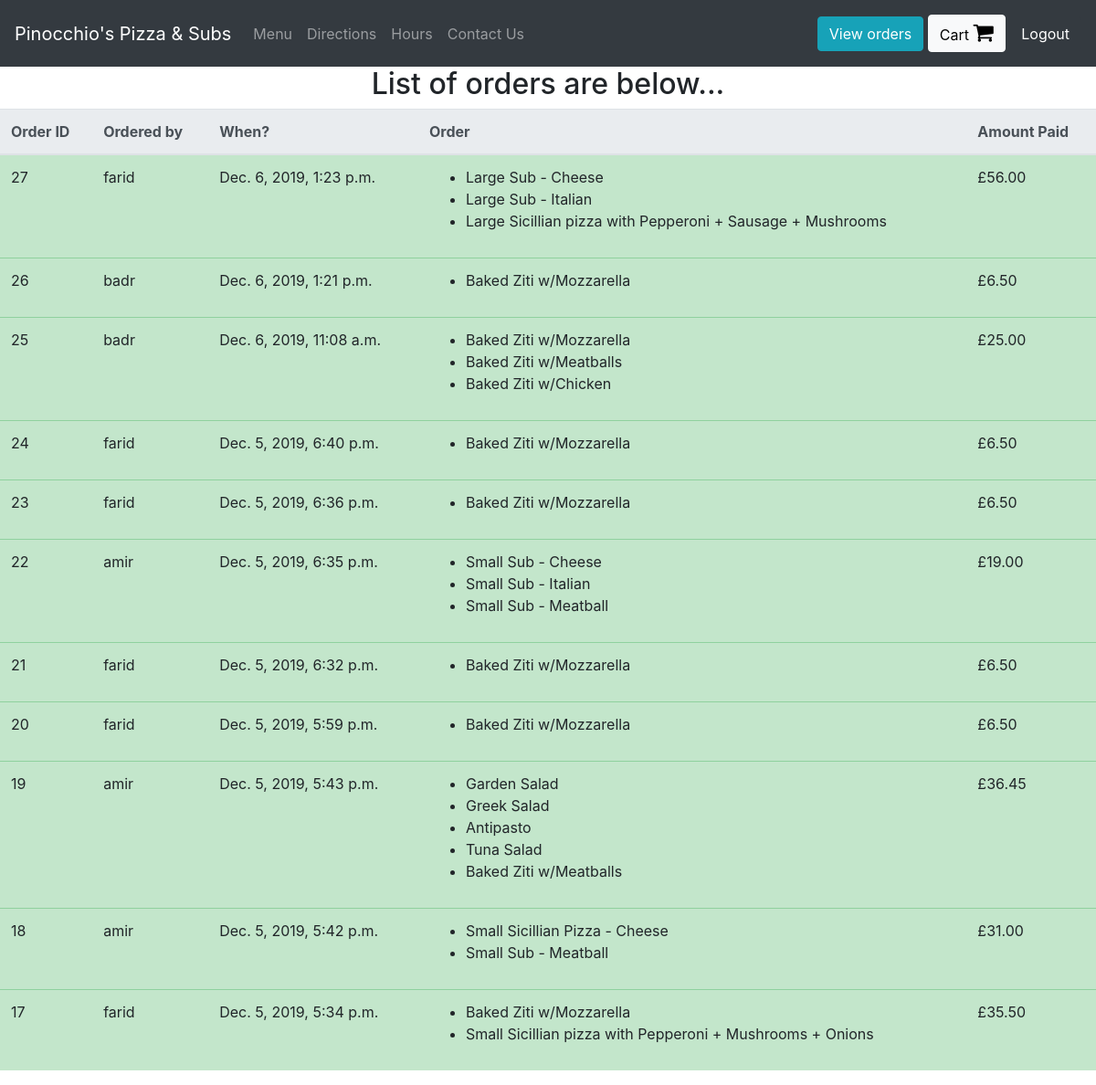
/view-orders (signed in), run on an earlier commit of the app's database.
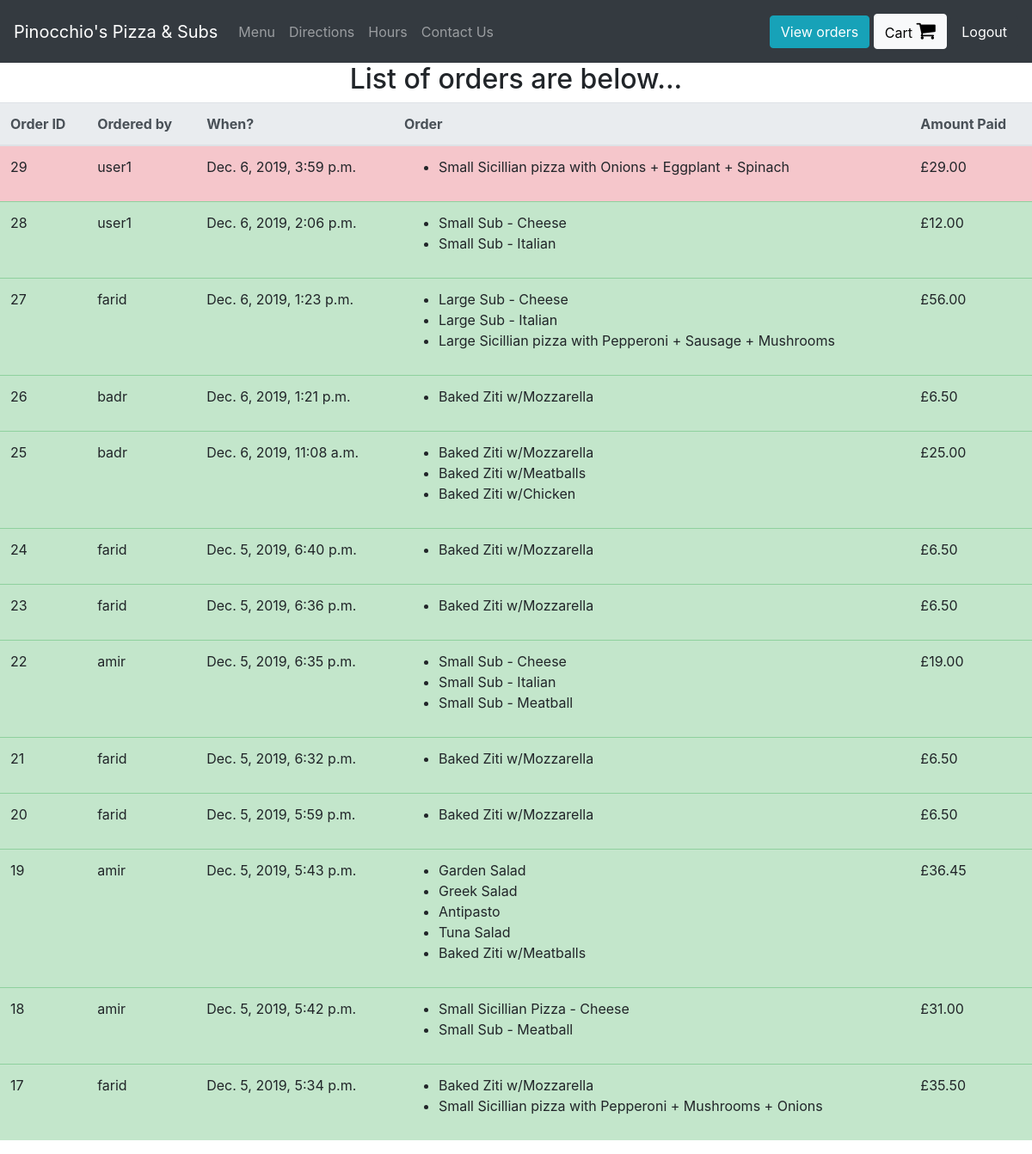
And on a later commit of the database.
### orders/models.py (models this page shows, shortened)
class UserOrder(models.Model):
    username = models.CharField(max_length=200) #who placed the order
    order = models.TextField() #this will be a string representation of the cart from localStorage
    price = models.DecimalField(max_digits=6, decimal_places=2) #how much was the order
    time_of_order  = models.DateTimeField(default=datetime.now, blank=True)
    delivered = models.BooleanField()

### orders/views.py (the view)
# urls.py: path("view-orders", views.view_orders, name="view_orders"),
def view_orders(request):
    if request.user.is_superuser:
        rows = UserOrder.objects.all().order_by('-time_of_order')
        return render(request, "orders/orders.html", context = {"rows":rows})
    else:
        rows = UserOrder.objects.all().filter(username = request.user.username).order_by('-time_of_order')
        return render(request, "orders/orders.html", context = {"rows":rows})

### orders/templatetags/custom_tags.py (called while the page is built)
@register.filter(name="format_cart")
def format_cart(value):
    return value[1:-1].split(",")

@register.filter(name="format_cart_item")
def format_cart_item(value):
    return value.replace("'","")

### orders/templates/orders/orders.html
{% extends 'orders/header.html' %}
{% load custom_tags %}
{% block content %}
<div class="container-fluid">
  <div class="row justify-content-center">
    {% if user.is_superuser %}
      <h2>List of orders are below...</h2>
    {% else %}
      <h2> Orders by: {{user.get_username}} </h2>
    {% endif %}
    <table class="table">
        <thead class="thead-light">
        <tr>
          <th scope="col">Order ID</th>
          <th scope="col">Ordered by</th>
          <th scope="col">When?</th>
          <th scope="col">Order</th>
          <th scope="col">Amount Paid</th>
        </tr>
        </thead>
        <tbody id = "orders_table">
          {% for row in rows %}
          {% if row.delivered %}
            <tr class="table-success">
          {% else %}
            <tr class="table-danger mark-as-complete">
          {% endif %}
              <td>{{row.id}}</td>
              <td>{{row.username}}</td>
              <td>{{row.time_of_order}}</td>
              <td >
                <ul>
                  {% for item in row.order|format_cart %}
                    <li>{{item|format_cart_item}}</li>
                  {% endfor %}
                </ul>
              </td>
              <td>£{{row.price}}</td>
            </tr>
          {% endfor %}
        </tbody>
    </table>
  </div>
</div>
{% endblock %}

### orders/templates/orders/header.html (shortened to what this page needs)
<!doctype html>
<html lang="en">
  <head>
    <link rel="stylesheet" href="https://stackpath.bootstrapcdn.com/bootstrap/4.3.1/css/bootstrap.min.css">
    <link rel="stylesheet" href="https://cdnjs.cloudflare.com/ajax/libs/font-awesome/4.7.0/css/font-awesome.min.css">
    <link href="https://cdnjs.cloudflare.com/ajax/libs/toastr.js/latest/toastr.min.css" rel="stylesheet"/>
    {% load static %}
    <link rel="stylesheet" href="{% static 'orders/main.js' %}">
  </head>
  <body>
    <nav class="navbar navbar-expand-lg navbar-dark bg-dark">
      <a class="navbar-brand" href="#">Pinocchio's Pizza & Subs</a>
      <div class="collapse navbar-collapse" id="navbarText">
        {% if user.is_authenticated %}
        <ul class="navbar-nav mr-auto">
          <li class="nav-item">
            <a class="nav-link" href="/">Menu</a>
          </li>
          <li class="nav-item">
            <a class="nav-link" href="/directions">Directions</a>
          </li>
          <li class="nav-item">
            <a class="nav-link" href="/hours">Hours</a>
          </li>
          <li class="nav-item">
            <a class="nav-link" href="/contact">Contact Us</a>
          </li>
        </ul>
        <span class="navbar-text">
          <a href="/view-orders" class="btn btn-info">View orders</a>
          <a href="/cart" id="cart_button" class="btn btn-light" style="color:black;">Cart <i class="fa fa-shopping-cart" style="font-size:24px;"></i></a>
          <button type="button" class="btn btn-dark" onclick="logout()">Logout</button>
        </span>
        {% endif %}
      </div>
    </nav>
    {% block content %}
    {% endblock %}
  </body>
</html>

What changed in the data, as far as the page shows it:
added UserOrder: id "29", username "user1", time_of_order "Dec. 6, 2019, 3:59 p.m.", order "Small Sicillian pizza with Onions + Eggplant + Spinach", price "29.00"
added UserOrder: id "28", username "user1", time_of_order "Dec. 6, 2019, 2:06 p.m.", order "Small Sub - Cheese" "Small Sub - Italian", price "12.00"
